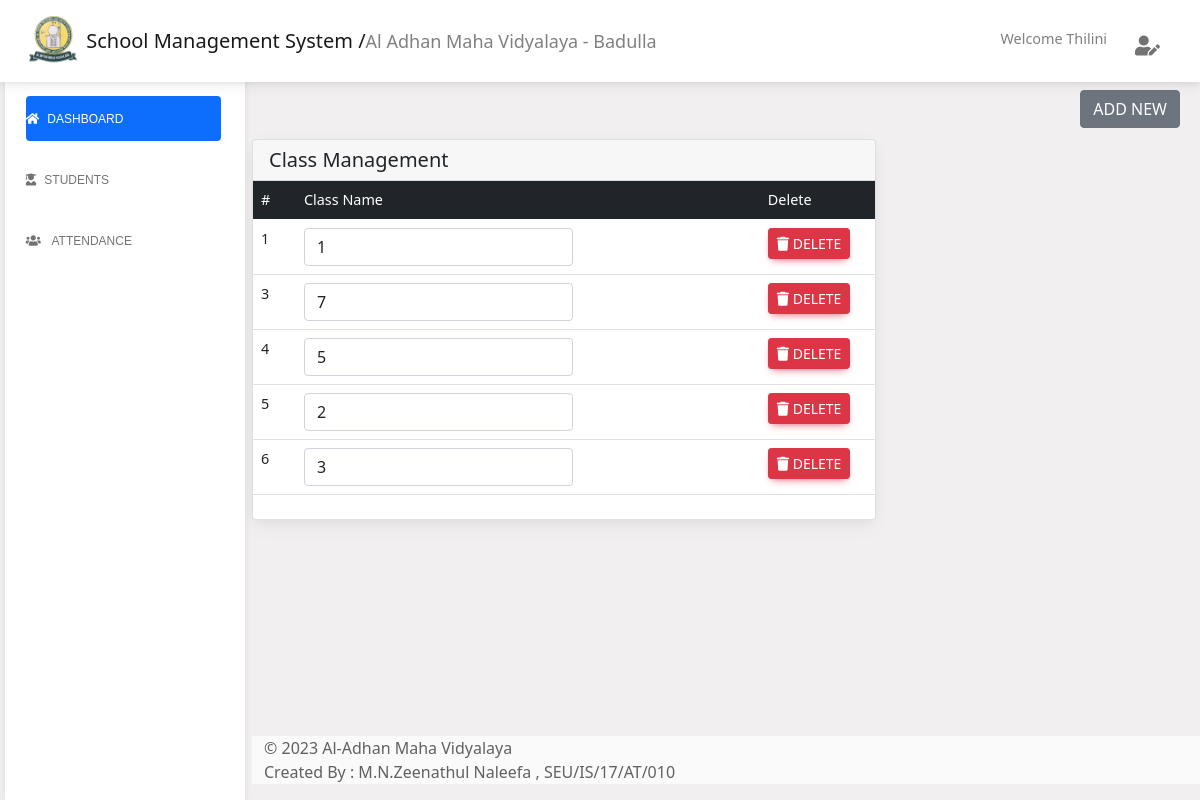
The app's page /admin/class.php (signed in) with its own data.
### tables this page shows
CREATE TABLE `teacher` (
  `t_id` int(255) NOT NULL,
  `t_name` varchar(255) NOT NULL,
  `t_email` varchar(255) NOT NULL,
  `t_address` varchar(255) NOT NULL,
  `t_phone` varchar(10) NOT NULL,
  `sec_id` int(255) NOT NULL,
  `t_pass` varchar(255) NOT NULL,
  `date_updated` datetime NOT NULL,
  `is_deleted` int(2) NOT NULL
);

CREATE TABLE `class` (
  `cls_id` int(255) NOT NULL,
  `cls_name` varchar(255) NOT NULL,
  `is_deleted` int(2) NOT NULL
);

### server/include/fetch.php (called while the page is built, shortened)
<?php
    function fetchClass(){
        include 'connection.php';
        $viewcls = "SELECT * FROM class WHERE is_deleted = '0'";
        return mysqli_query($con, $viewcls);
    }
    function fetchAll($t_id){
        include 'connection.php';
        $getall = "SELECT student.reg_no, student.std_name, class.cls_id, class.cls_name, section.sec_id, section.sec_name,
        teacher.t_name
        FROM student
        JOIN class ON student.sec_id = class.cls_id
        JOIN section ON student.sec_id = section.sec_id AND student.sec_id = section.sec_id
        JOIN teacher ON student.sec_id = teacher.sec_id AND student.sec_id = teacher.sec_id
        WHERE teacher.t_id = '$t_id' AND student.is_deleted = '0' GROUP BY student.reg_no";
        return mysqli_query($con, $getall);
    }
?>

### admin/class.php (the view, shortened to what this page needs)
<?php include 'pages/header.php';
?>
<main class="main-content position-relative max-height-vh-100 h-100 mt-1 border-radius-lg ">
    <?php include 'navbar.php'; ?>
    <div class="container-fluid py-4">
        <div class="row">
            <div class="d-grid gap-2 d-md-flex justify-content-md-end" style="padding-bottom:0.7rem; margin-top:0.5rem;">
                <button class="btn btn-secondary me-md-2" type="button" data-bs-toggle="modal"
                    data-bs-target="#exampleModal">Add New</button>
            </div>
        </div>
        <div class="col-8">
            <div class="card mb-4">
                <div class="card-header pb-0">
                    <h5>Class Management</h5>
                </div>
                <div class="card-body px-0 pt-0 pb-2">
                    <div class="table-responsive p-0">
                        <table class="table">
                            <thead class="table-dark" style="width: 100%;">
                                <tr>
                                    <th>#</th>
                                    <th>Class Name</th>
                                    <th style="width:8em;">Delete</th>
                                </tr>
                            </thead>
                            <tbody>
                                <?php
                                    $getcls = fetchClass();
                                    while ($row = mysqli_fetch_assoc($getcls)) {
                                        $id = $row['cls_id'];
                                        $name = $row['cls_name'];
                                ?>
                                <tr>
                                    <td><?php echo $id; ?></td>
                                    <td><input type="text" class="form-control"
                                    onchange="EditData(this,<?php echo $id; ?>,'cls_name','class','cls_id')" id="name<?php echo $id; ?>" name="name"
                                        value="<?php echo $name; ?>" width="20px"></td>
                                    <td><button class="btn btn-danger btn-sm" onclick="deleteData(<?php echo $id; ?> ,'class','cls_id')"><i
                                        class="fa-solid fa-trash"></i> Delete </button></td>
                                </tr>
                                <?php } ?>
                            </tbody>
                        </table>
                    </div>
                </div>
            </div>
        </div>
        <?php include 'pages/footer.php'; ?>
    </div>
</main>
</body>
</html>

### admin/navbar.php (shortened to what this page needs)
<header>
    <nav id="sidebarMenu" class="collapse d-lg-block sidebar collapse bg-white">
        <div class="nav flex-column nav-pills me-3" id="v-pills-tab" role="tablist" aria-orientation="vertical">
            <div class="navbar-nav ">
                <a href="index.php" class="nav-item nav-link active"><i class="fas fa-home-alt me-2"></i>Dashboard</a>
                <a href="student.php" class="nav-item nav-link "><i class="fas fa-user-graduate me-2"></i>Students</a>
                <?php if (isset($_SESSION['teacher'])) {
                    ?>
                <li class="nav-item">
                    <a class="nav-link collapsed" href="#" data-bs-toggle="collapse"
                        data-bs-target="#collapseAttendance" aria-expanded="false" aria-controls="collapseAttendance">
                        <i class="fa fa-users me-2"></i>
                        <span>Attendance</span>
                    </a>
                </li>
                <?php } ?>
            </div>
        </div>
    </nav>
    <nav id="main-navbar" class="navbar navbar-expand-lg navbar-light bg-white fixed-top">
        <div class="container-fluid">
            <a class="navbar-brand" href="#">
                <img src="assets/img/school_logo.png" height="50em" alt="Logo" loading="lazy" />
                <span class="ms-1 font-weight-bold">School Management System /<span
                        style="color: gray; font-size: 0.9em;">Al Adhan Maha Vidyalaya - Badulla</span></span>
            </a>
            <ul class="navbar-nav ms-auto d-flex flex-row" style="margin-right: 20px;">
                <?php
                    if (isset($_SESSION['teacher'])) {
                        $r1 = fetchAll($_SESSION['teacher']);
                        $row1 = mysqli_fetch_assoc($r1) ; ?>
                <span style="color: gray; font-size: 0.9em;">Welcome <?php echo $row1['t_name']; ?> </span>
                <?php }else if(isset($_SESSION['admin'])){ ?>
                <span style="color: gray; font-size: 0.9em;">Welcome Admin </span>
                <?php }else if(isset($_SESSION['student'])){
                    $r1 = getStuById($_SESSION['student']);
                    $row1 = mysqli_fetch_assoc($r1) ; ?>
                    <span style="color: gray; font-size: 0.9em;">Welcome <?php echo $row1['std_name']; ?> </span>
                <?php } ?>
                <li class="nav-item dropdown" style="margin-left: 20px;">
                    <a class="nav-link dropdown-toggle hidden-arrow d-flex align-items-center" href="#"
                        id="navbarDropdownMenuLink" role="button" data-mdb-toggle="dropdown" aria-expanded="false">
                        <i style="font-size: 20px;" class="fas fa-user-edit" height="20px" alt="Avatar"
                            loading="lazy"></i>
                    </a>
                </li>
            </ul>
        </div>
    </nav>
</header>
<main style="margin-top: 50px;">
    <div class="container pt-2"></div>
</main>

### admin/assets/css/main.css (style rules this page uses)
@media (min-width: 991.98px) { main { padding-left: 240px; } }
.sidebar { position: fixed; top: 0; bottom: 0; left: 0; padding: 58px 0 0; box-shadow: 0 2px 5px 0 rgb(0 0 0 / 5%), 0 2px 10px 0 rgb(0 0 0 / 5%); width: 240px; z-index: 600; }
#sidebarMenu { margin-top: 20px; margin-left: 5px; }
.navbar-brand { padding: 0.5rem 1rem; margin-left: 0; }
.navbar-nav { padding-left: 1.3em; margin-top: 10px; }
.nav-item { font-family: Arial, Helvetica, sans-serif; }
.form-control { width: 60%; }

### records on screen
teacher: t_name "Thilini"
class: cls_id "1", name "1"
class: cls_id "3", name "7"
class: cls_id "4", name "5"
class: cls_id "5", name "2"
class: cls_id "6", name "3"
